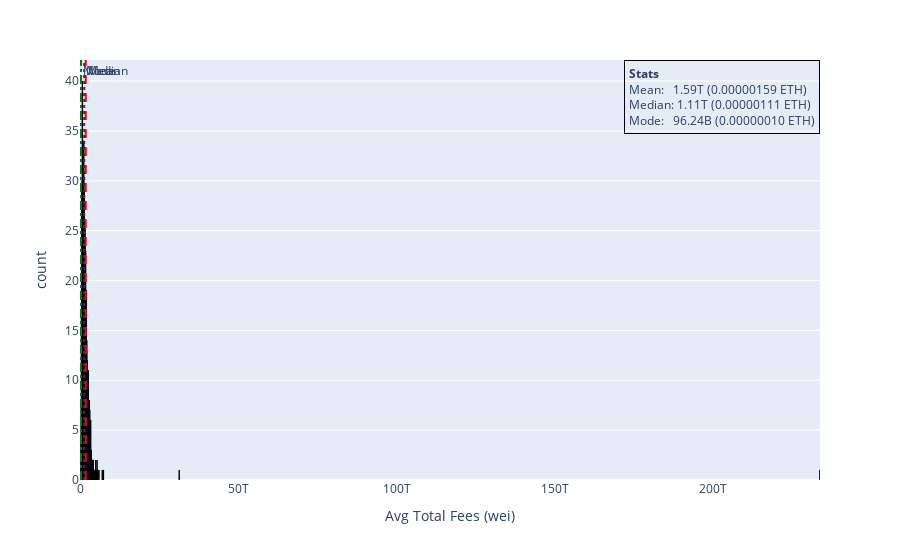

Notebook code cell kept with this figure:
### Code cell
mean_val = data["Avg Total Fees (wei)"].mean()
formatted_mean = format_short_scale(mean_val)
mean_val_eth = mean_val / 1e18
formatted_mean_eth = f"{mean_val_eth:.8f} ETH"
median_val = data["Avg Total Fees (wei)"].median()
formatted_median = format_short_scale(median_val)
median_val_eth = median_val / 1e18
formatted_median_eth = f"{median_val_eth:.8f} ETH"
mode_val = data["Avg Total Fees (wei)"].mode()[0]
formatted_mode = format_short_scale(mode_val)
mode_val_eth = mode_val / 1e18
formatted_mode_eth = f"{mode_val_eth:.8f} ETH"
fig = px.histogram(data, x="Avg Total Fees (wei)", nbins=10000,text_auto=True,
    # range_x=[0, 1e12]
)
fig.add_vline(x=mean_val,line_color="red",line_width=2,line_dash="dash",annotation_text="Mean",annotation_position="top right")
fig.add_vline(x=median_val,line_color="purple",line_width=2,line_dash="dot",annotation_text="Median",annotation_position="top right")
fig.add_vline(x=mode_val,line_color="green",line_width=2,line_dash="dashdot",annotation_text="Mode",annotation_position="top right")

fig.add_annotation(
    x=1,
    y=1,
    xref="paper",
    yref="paper",
    showarrow=False,
    align="left",
    bordercolor="black",
    borderwidth=1,
    borderpad=4,
    text=(
        f"<b>Stats</b><br>"
        f"Mean:   {formatted_mean} ({formatted_mean_eth})<br>"
        f"Median: {formatted_median} ({formatted_median_eth})<br>"
        f"Mode:   {formatted_mode} ({formatted_mode_eth})"
    )
)
fig.update_traces(
    marker_line_width=1,
    marker_line_color="black"
)

fig.show()

### Figure 1 — Plotly figure (JSON) as saved in the notebook; plotly's stock layout.template omitted (floating-point values rounded to 4 significant figures; data arrays with more than 128 entries replaced by an {"elided": "..."} marker saying what was removed)
{"data": [{"alignmentgroup": "True", "bingroup": "x", "hovertemplate": "Avg Total Fees (wei)=%{x}<br>count=%{y}<extra></extra>", "legendgroup": "", "marker": {"color": "#636efa", "line": {"color": "black", "width": 1}, "pattern": {"shape": ""}}, "name": "", "nbinsx": 10000, "offsetgroup": "", "orientation": "v", "showlegend": false, "texttemplate": "%{value}", "type": "histogram", "x": {"elided": "1053 int values"}, "xaxis": "x", "yaxis": "y"}], "layout": {"annotations": [{"showarrow": false, "text": "Mean", "x": 1590000000000.0, "xanchor": "left", "xref": "x", "y": 1, "yanchor": "top", "yref": "y domain"}, {"showarrow": false, "text": "Median", "x": 1109858820137, "xanchor": "left", "xref": "x", "y": 1, "yanchor": "top", "yref": "y domain"}, {"showarrow": false, "text": "Mode", "x": 96244402194, "xanchor": "left", "xref": "x", "y": 1, "yanchor": "top", "yref": "y domain"}, {"align": "left", "bordercolor": "black", "borderpad": 4, "borderwidth": 1, "showarrow": false, "text": "<b>Stats</b><br>Mean:   1.59T (0.00000159 ETH)<br>Median: 1.11T (0.00000111 ETH)<br>Mode:   96.24B (0.00000010 ETH)", "x": 1, "xref": "paper", "y": 1, "yref": "paper"}], "barmode": "relative", "legend": {"tracegroupgap": 0}, "margin": {"t": 60}, "shapes": [{"line": {"color": "red", "dash": "dash", "width": 2}, "type": "line", "x0": 1590000000000.0, "x1": 1590000000000.0, "xref": "x", "y0": 0, "y1": 1, "yref": "y domain"}, {"line": {"color": "purple", "dash": "dot", "width": 2}, "type": "line", "x0": 1109858820137, "x1": 1109858820137, "xref": "x", "y0": 0, "y1": 1, "yref": "y domain"}, {"line": {"color": "green", "dash": "dashdot", "width": 2}, "type": "line", "x0": 96244402194, "x1": 96244402194, "xref": "x", "y0": 0, "y1": 1, "yref": "y domain"}], "xaxis": {"anchor": "y", "domain": [0, 1], "title": {"text": "Avg Total Fees (wei)"}}, "yaxis": {"anchor": "x", "domain": [0, 1], "title": {"text": "count"}}}}
